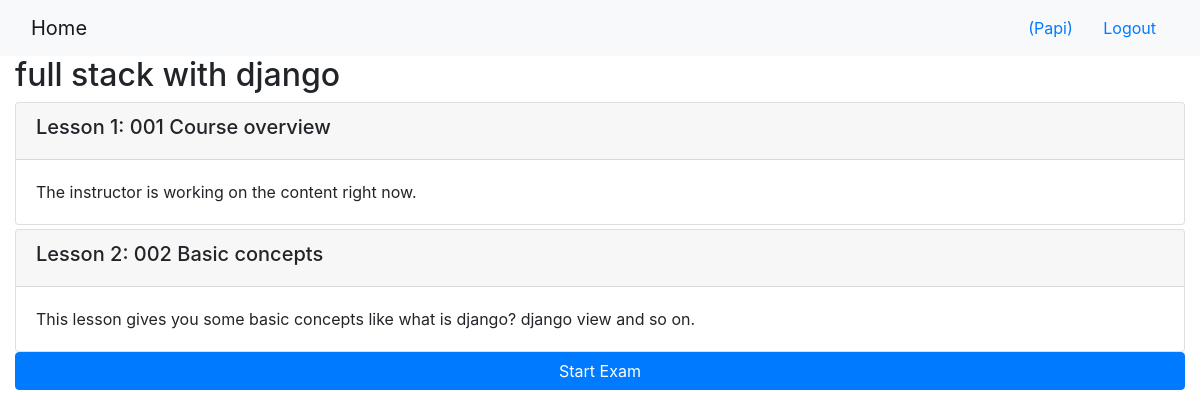
The app's page /onlinecourse/1/ (signed in) with its own data.
### onlinecourse/models.py (models this page shows, shortened)
class Course(models.Model):
    name = models.CharField(null=False, max_length=30, default='online course')
    image = models.ImageField(upload_to='course_images/')
    description = models.CharField(max_length=1000)
    pub_date = models.DateField(null=True)
    instructors = models.ManyToManyField(Instructor)
    users = models.ManyToManyField(settings.AUTH_USER_MODEL, through='Enrollment')
    total_enrollment = models.IntegerField(default=0)
    is_enrolled = False

class Lesson(models.Model):
    title = models.CharField(max_length=200, default="title")
    order = models.IntegerField(default=0)
    course = models.ForeignKey(Course, on_delete=models.CASCADE)
    content = models.TextField()

### onlinecourse/views.py (the view)
# urls.py: path('<int:pk>/', views.CourseDetailView.as_view(), name='course_details'),
class CourseDetailView(generic.DetailView):
    model = Course
    template_name = 'onlinecourse/course_detail_bootstrap.html'

### onlinecourse/templates/onlinecourse/course_detail_bootstrap.html (shortened to what this page needs)
<!DOCTYPE html>
<html lang="en">
<head>
     {% load static %}
    <link rel="stylesheet" href="https://maxcdn.bootstrapcdn.com/bootstrap/4.5.2/css/bootstrap.min.css">
</head>
<body>
    <nav class="navbar navbar-light bg-light">
        <div class="container-fluid">
            <div class="navbar-header">
                  <a class="navbar-brand" href="{% url 'onlinecourse:index' %}">Home</a>
            </div>
            <ul class="nav navbar-nav navbar-right">
                {% if user.is_authenticated %}
                <li>
                    <a class="btn btn-link" href="#">{{ user.first_name }}({{ user.username }})</a>
                    <a class="btn btn-link" href="{% url 'onlinecourse:logout' %}">Logout</a>
                </li>
                {% endif %}
            </ul>
        </div>
    </nav>
    <div class="container-fluid">
            <h2>{{ course.name }}</h2>
            <div class="card-columns-vertical">
                {% for lesson in course.lesson_set.all %}
                    <div class="card mt-1">
                        <div class="card-header"><h5>Lesson {{lesson.order|add:1}}: {{lesson.title}}</h5></div>
                        <div class="card-body">{{lesson.content}}</div>
                    </div>
                {% endfor %}
            </div>
            {% if user.is_authenticated %}
            <button class="btn btn-primary btn-block" data-toggle="collapse" data-target="#demo">Start Exam</button>
            {% endif %}
    </div>
</body>
</html>

### records on screen
Course: name "full stack with django"
Lesson: order|add "1", title "001 Course overview", content "The instructor is working on the content right now."
Lesson: order|add "2", title "002 Basic concepts", content "This lesson gives you some basic concepts like what is django? django view and so on."

### other values on screen
{{ user.username }} "Papi"
